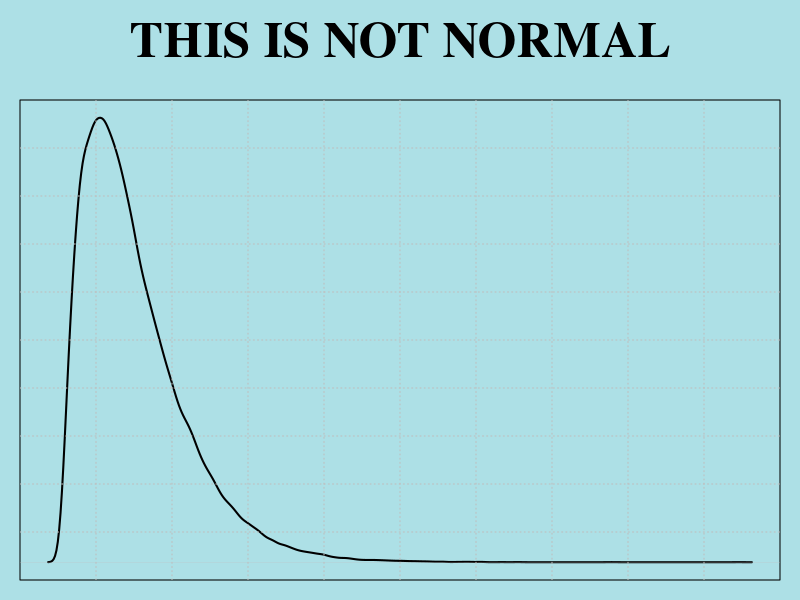
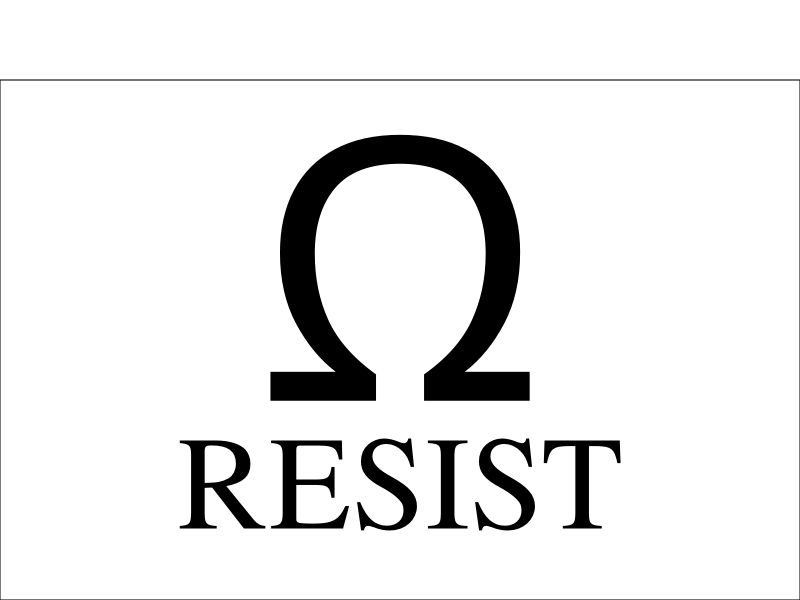
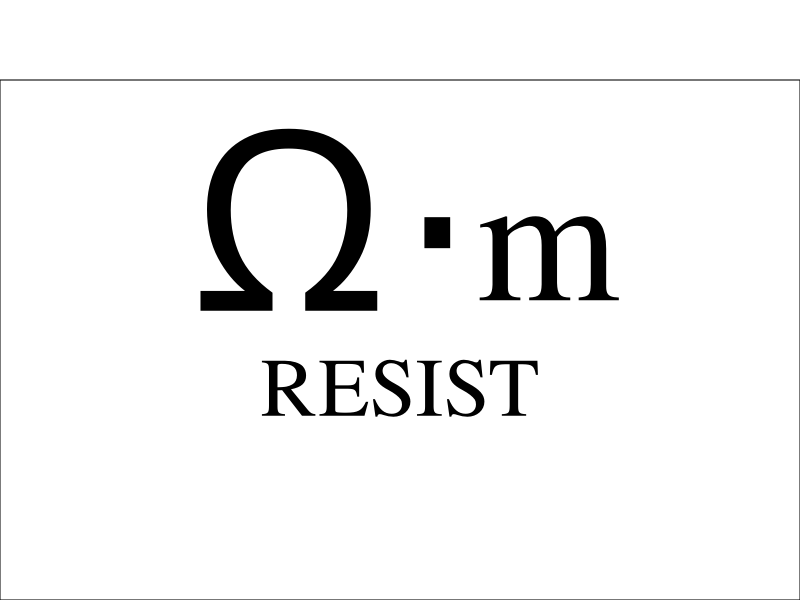

These charts were generated, in order, by the following R code:
## ---- chunk 1
knitr::opts_chunk$set(echo = TRUE)
## ---- chunk 2
# THIS IS NOT NORMAL sign (with distribution)
distribution <- rnbinom(100000, 2, .01)       # Choose distribution (generate whatever you want!)
par(family="serif", bg="#ade0e6")             # Set font and background color
par(mar=c(1, 1, 1, 1), oma=c(0,0,4,0))        # Set margins around graph (the "4" in outer margins 
                                              # is to leave room for the sign title)

plot(density(distribution),                   # plot the graph 
     main="", xlab="", xaxt='n', ylab="",     # with no labels
     yaxt='n', lwd=2)                         # and twice the normal line thickness

grid(nx = 10, ny = 10, col = "gray",          # add dotted gray grid to background 
     lty = "dotted",lwd = par("lwd"), 
     equilogs = TRUE)

title(main="THIS IS NOT NORMAL",              # Add title. 
      outer=TRUE, cex.main=3)                 # Make it big.

## ---- chunk 3
par(mar = c(0,0,0,0), family="serif", bg="white")       # Set font and background color
plot(c(0, 1), c(0, 1), ann = F, bty = 'o', type = 'n',  # Plot an empty square
     xaxt = 'n', yaxt = 'n')
text(.5,.65, expression(Omega), cex=22)                 # Place the Omega sign (you may need to futz                                                           with the x and y positions)
text(.5,.2, "RESIST", cex=8)                            # Place the text
## ---- chunk 4
# RESIST sign (with ohm meter symbol)
par(mar = c(0,0,0,0), family="serif", bg="white")
plot(c(0, 1), c(0, 1), ann = F, bty = 'o', type = 'n', xaxt = 'n', yaxt = 'n')
text(.35,.75, expression(Omega), cex=15)
text(.55,.65, expression(paste(""%.%"")), cex=15)
text(.7,.67, "m", cex=11)
text(.5,.4, "RESIST", cex=5)
